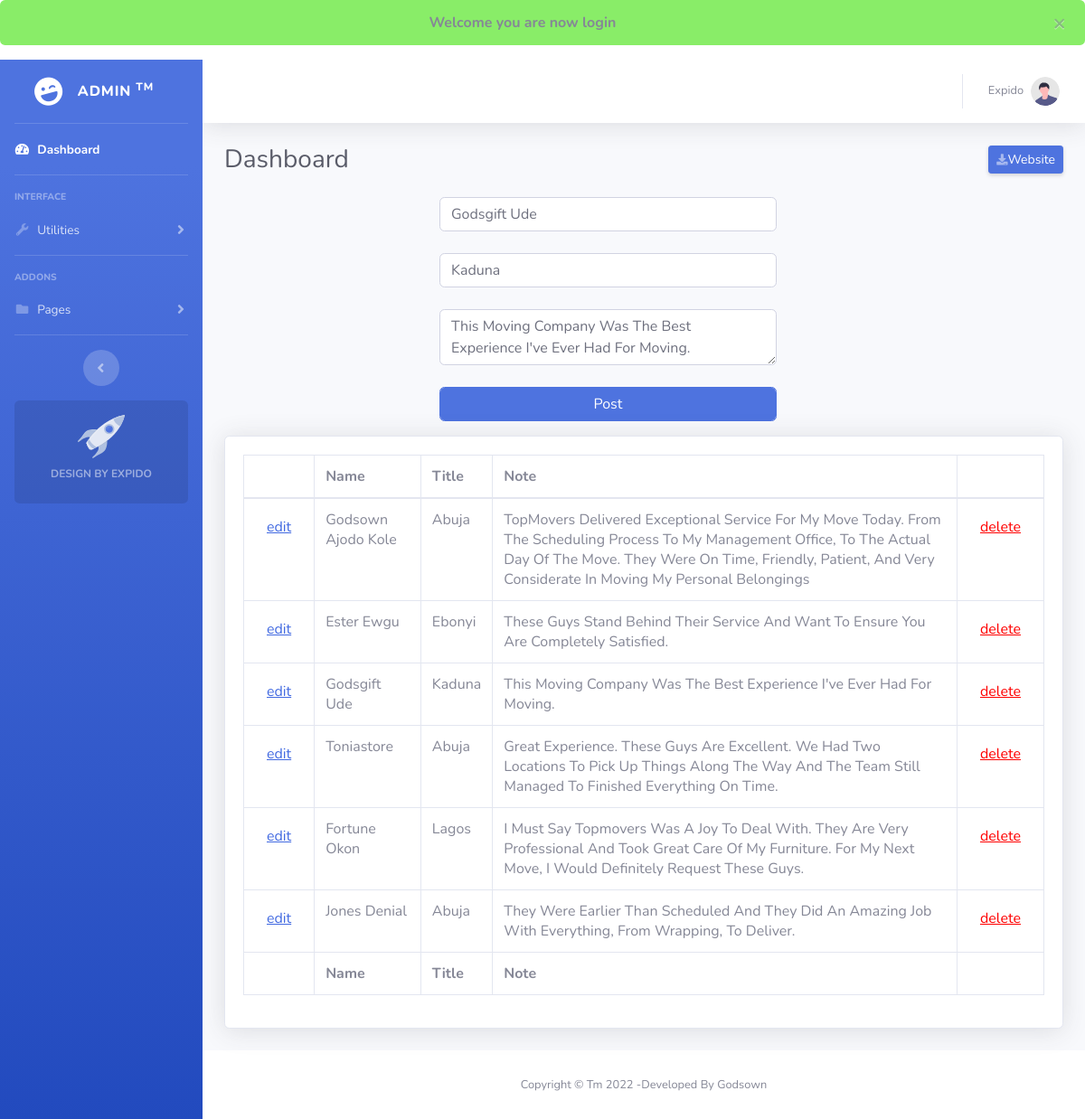
The app's page /admin/comments.php?edit=4 (signed in) with its own data.
### tables this page shows
CREATE TABLE `com` (
  `com_id` int(11) NOT NULL,
  `name` varchar(225) NOT NULL,
  `title` varchar(225) NOT NULL,
  `note` text NOT NULL
);

### admin/comments.php (the view, shortened to what this page needs)
<?php include 'header.php';
$title = ((isset($_POST['title']) && $_POST['title'] != '')?sanitize($_POST['title']):'');
$title = ucwords($title);
$name = ((isset($_POST['name']) && $_POST['name'] != '')?sanitize($_POST['name']): '');
$name = ucwords($name);
$note = ((isset($_POST['note']) && $_POST['note'] != '')?sanitize($_POST['note']): '');
$note = ucwords($note);
if(isset($_GET['edit'])){
    $edit = $_GET['edit'];
    $edit_id = (int)$edit;
    $sql= $conn->query("SELECT * FROM `com` WHERE `com_id` = '$edit_id'");
    $get = mysqli_fetch_assoc($sql);
    $title = ((isset($_POST['title']) && $_POST['title'] != '')?sanitize($_POST['title']):$get['title']);
    $title = ucwords($title);
    $name = ((isset($_POST['name']) && $_POST['name'] != '')?sanitize($_POST['name']):$get['name']);
    $name = ucwords($name);
    $note = ((isset($_POST['note']) && $_POST['note'] != '')?sanitize($_POST['note']):$get['note']);
    $note = ucwords($note);
}
$sql2= $conn->query("SELECT * FROM `com` ORDER BY com_id ASC ");
?>
<div class="container-fluid">
    <div class="d-sm-flex align-items-center justify-content-between mb-4">
        <h1 class="h3 mb-0 text-gray-800">Dashboard</h1>
        <a href="../index.php" class="d-none d-sm-inline-block btn btn-sm btn-primary shadow-sm"><i
            class="fas fa-download fa-sm text-white-50"></i>Website</a>
    </div>
    <div class="row">
    <div class="col-md-5 offset-3">
            <form action="comments.php<?=((isset($_GET['edit']))?'?edit='.$edit_id:'');?>" method="post">
                <div class="form-group">
                    <input type="text" id="name" name="name" class="form-control" value="<?=$name;?>" placeholder="Name..." required><br>
                    <input type="text" id="title" name="title" class="form-control" value="<?=$title;?>" placeholder="Title..." required><br>
                    <textarea type="text" id="note" name="note" class="form-control" placeholder="Your Note..." row="10" required><?=$note;?></textarea><br>
                    <button type="submit" name="submit" class="btn btn-md btn-primary form-control">Post</button>
                </div>
            </form>
        </div>
    </div>
    <div class="card shadow mb-4">
        <div class="card-body">
            <div class="table-responsive">
                <table class="table table-bordered" id="dataTable" width="100%" cellspacing="0">
                    <thead>
                        <tr>
                            <th></th>
                            <th>Name</th>
                            <th>Title</th>
                            <th>Note</th>
                            <th></th>
                        </tr>
                    </thead>
                    <tfoot>
                        <tr>
                            <th></th>
                            <th>Name</th>
                            <th>Title</th>
                            <th>Note</th>
                            <th></th>
                        </tr>
                    </tfoot>
                    <tbody>
                        <?php while ($result = mysqli_fetch_assoc($sql2)) : ?>
                        <tr>
                            <td><a href="comments.php?edit=<?=$result['com_id'];?>" class="btn btn-xs btn-default edit"><span class="glyphicon glyphicon-pencil"></span>edit</a></td>
                            <td><?=$result['name'];?></td>
                            <td><?=$result['title'];?></td>
                            <td><?=$result['note'];?></td>
                            <td><a href="comments.php?delete=<?=$result['com_id'];?>" class="btn btn-xs btn-default delete"><span class="glyphicon glyphicon-remove-sign"></span>delete</a></td>
                        </tr>
                        <?php endwhile; ?>
                    </tbody>
                </table>
            </div>
        </div>
    </div>
</div>
<?php include 'footer.php'?>

### admin/css/blog.css (style rules this page uses)
td .edit { text-decoration: underline; color: royalblue; }
td .delete { text-decoration: underline; color: red; }

### records on screen
com: name "Godsgift Ude", title "Kaduna", note "This Moving Company Was The Best Experience I've Ever Had For Moving."
com: name "Godsown Ajodo Kole", title "Abuja", note "TopMovers Delivered Exceptional Service For My Move Today. From The Scheduling Process To My Management Office, To The Actual Day Of The Move. They Were On Time, Friendly, Patient, And Very Considerate In Moving My Personal Belongings"
com: name "Ester Ewgu", title "Ebonyi", note "These Guys Stand Behind Their Service And Want To Ensure You Are Completely Satisfied."
com: name "Toniastore", title "Abuja", note "Great Experience. These Guys Are Excellent. We Had Two Locations To Pick Up Things Along The Way And The Team Still Managed To Finished Everything On Time."
com: name "Fortune Okon", title "Lagos", note "I Must Say Topmovers Was A Joy To Deal With. They Are Very Professional And Took Great Care Of My Furniture. For My Next Move, I Would Definitely Request These Guys."
com: name "Jones Denial", title "Abuja", note "They Were Earlier Than Scheduled And They Did An Amazing Job With Everything, From Wrapping, To Deliver."

### other values on screen
$_SESSION['success_flash'] "Welcome you are now login"
